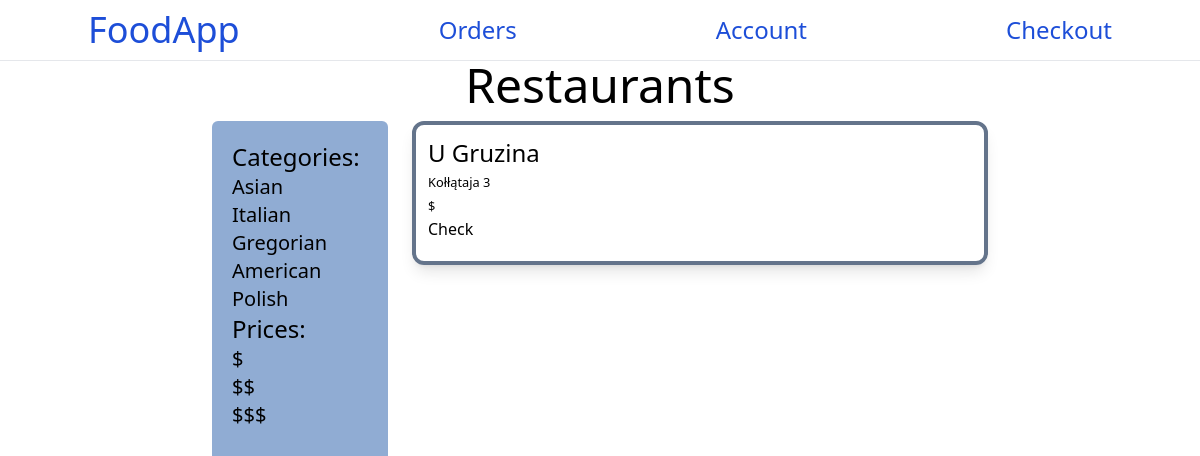
Page /?t=Gregorian on the committed database.
### base/models.py (models this page shows, shortened)
class Restaurant(models.Model):
    location = models.ForeignKey(RestaurantLocation,on_delete=models.SET_NULL,null=True)
    name = models.CharField(max_length=50)
    type = models.CharField(max_length=30)
    description = models.TextField(max_length=100)
    addition_date = models.DateTimeField(auto_now_add=True)
    type = models.CharField(
        max_length=32,
        choices=TYPES_OF_RESTAURANTS,
        default='default',
    )
    value=models.CharField(
        max_length=32,
        choices=VALUES,
        default='default',
    )
    class Meta:
        ordering = ['-addition_date']

class RestaurantLocation(models.Model):
    street = models.CharField(max_length=100,blank=True)
    city = models.CharField(max_length=30,blank=True)
    country = models.CharField(max_length=30,blank=True)
    postcode = models.CharField(max_length=30,blank=True)
    xmap = models.DecimalField(max_digits=10,decimal_places=4)
    ymap = models.DecimalField(max_digits=10,decimal_places=4)

### base/views.py (the view)
# urls.py: path('',views.home,name='home'),
def home(request):
    entry_type = request.GET.get('t','')
    entry_value = request.GET.get('v','')
    types_of_restaurants = TYPES_OF_RESTAURANTS
    restaurant_values = VALUES
    if entry_value:
        restaurant_list = Restaurant.objects.filter(value=entry_value)
    elif entry_type:
        restaurant_list = Restaurant.objects.filter(type=entry_type)
    else:
        restaurant_list = Restaurant.objects.all()
    context = {
        'restaurants':restaurant_list,
        'types_of_restaurants': types_of_restaurants,
        'restaurant_values': restaurant_values,
    }
    return render(request,'base/home.html',context)

### base/templates/base/home.html (shortened to what this page needs)
{% extends 'main.html' %}
{% block content %}
<div class="text-5xl text-center">Restaurants</div>
<div class="grid grid-cols-6 h-full">
    <div class="main col-span-1"></div>
    <div class="col-span-1 bg-[#90acd3] h-screen p-5 rounded-md m-3">
        <h1 class="text-2xl">Categories:</h1>
        <form method="post">
        {% for restaurant_type in types_of_restaurants %}
        <ul class="text-xl">
        <a href="{% url 'home' %}?t={{restaurant_type.0}}" class="hover:text-slate-100">{{restaurant_type.0}}</a>
        </ul>
        {% endfor %}
        </form>
        <h1 class="text-2xl">Prices:</h1>
        <form method="post">
        {% for value in restaurant_values %}
        <ul class="text-xl">
        <a href="{% url 'home' %}?v={{value.0}}">{{value.0}}</a>
        </ul>
        {% endfor %}
        </form>
    </div>
    <div class="main col-span-3">
        {% for restaurant in restaurants %}
            <div class="box-border h-36 w-45 p-3 border-4 mb-6 m-3 shadow-lg border-slate-500 rounded-xl hover:border-slate-300">
                <h2 class="text-2xl">{{ restaurant.name }}</h2>
                <small>{{ restaurant.location.street }}</small>
                <br>
                <small class="">{{ restaurant.value }}</small>
                <br>
                <a href="{% url 'restaurant' restaurant.id %}">Check</a>
            </div>
        {% endfor %}
    </div>
    <div class="main col-span-1"></div>
    </div>
{% endblock content %}

### rows in the picture
Restaurant: name "U Gruzina", location.street "Kołłątaja 3", value "$"

### other values in the picture
{{ restaurant_type.0 }} "Asian" "Italian" "Gregorian" "American" "Polish"
{{ value.0 }} "$" "$$" "$$$"
